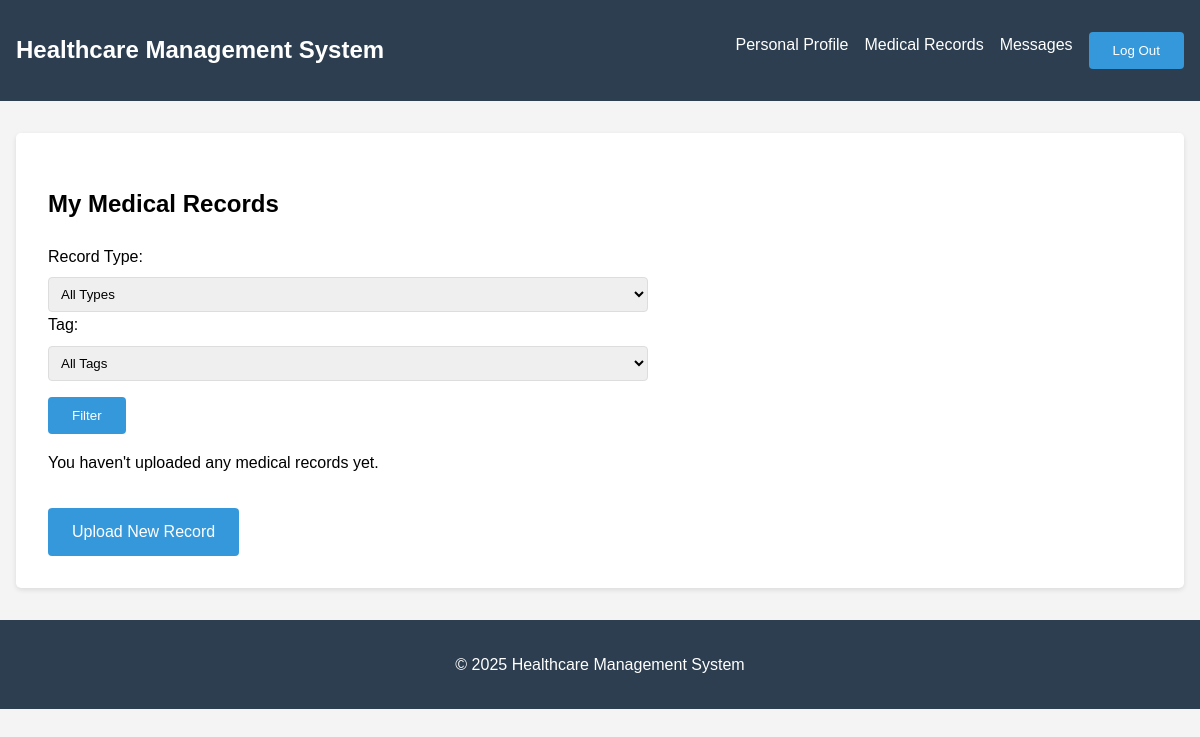
/ehr/list/ (signed in), run on an earlier commit of the app's database.
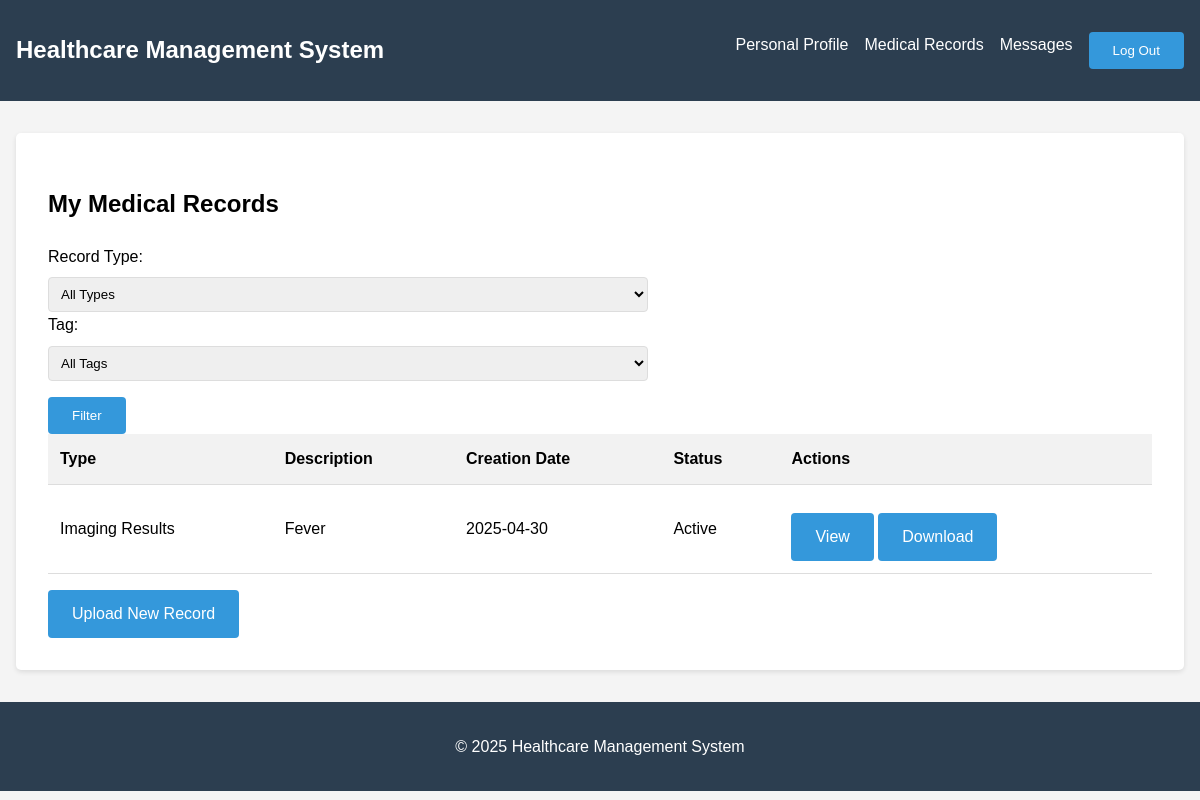
And on a later commit of the database.
### ehr/models.py (models this page shows, shortened)
class MedicalRecord(models.Model):
    RECORD_TYPES = [
        ('History', 'Medical History'),
        ('Lab', 'Laboratory Report'),
        ('Prescription', 'Prescription'),
        ('Note', 'Medical Notes'),
        ('Imaging', 'Imaging Results'),
        ('Surgery', 'Surgical Report'),
        ('Consultation', 'Consultation Notes'),
        ('Other', 'Other'),
    ]
    STATUS_CHOICES = [
        ('Active', 'Active'),
        ('Archived', 'Archived'),
        ('Pending', 'Pending Review'),
    ]
    patient = models.ForeignKey(Patient, on_delete=models.CASCADE)
    record_type = models.CharField(max_length=50, choices=RECORD_TYPES)
    creation_date = models.DateTimeField(auto_now_add=True)
    update_date = models.DateTimeField(auto_now=True)
    created_by = models.ForeignKey(User, on_delete=models.PROTECT, related_name='created_records')
    updated_by = models.ForeignKey(User, on_delete=models.PROTECT, related_name='updated_records', null=True,
                                   blank=True)
    content = models.TextField(blank=True)
    attachments = models.FileField(upload_to='ehr_attachments/')
    description = models.CharField(max_length=255)
    tags = models.ManyToManyField(MedicalRecordTag, blank=True)
    status = models.CharField(max_length=20, choices=STATUS_CHOICES, default='Active')
    is_confidential = models.BooleanField(default=False, help_text="Mark as confidential to restrict access")
    class Meta:
        ordering = ['-creation_date']

### ehr/views.py (the view)
# urls.py: path('list/', views.PatientEHRListView.as_view(), name='ehr_list'),
class PatientEHRListView(LoginRequiredMixin, ListView):
    model = MedicalRecord
    template_name = 'ehr/list.html'
    context_object_name = 'records'
    def get_queryset(self):
        queryset = MedicalRecord.objects.all()
        if self.request.user.role == 'PATIENT':
            queryset = queryset.filter(patient=self.request.user.patient)
        record_type = self.request.GET.get('record_type')
        if record_type:
            queryset = queryset.filter(record_type=record_type)
        tag_id = self.request.GET.get('tag')
        if tag_id:
            queryset = queryset.filter(tags__id=tag_id)
        return queryset.order_by('-creation_date')
    def get_context_data(self, **kwargs):
        context = super().get_context_data(**kwargs)
        context['record_types'] = MedicalRecord.RECORD_TYPES
        context['all_tags'] = MedicalRecordTag.objects.all()
        context['selected_type'] = self.request.GET.get('record_type', '')
        context['selected_tag'] = self.request.GET.get('tag', '')
        return context

### ehr/templates/ehr/list.html (shortened to what this page needs)
{% extends 'base.html' %}
{% block content %}
<div class="ehr-list-container">
    <h2>My Medical Records</h2>
    <div class="filters">
        <form method="get" class="filter-form">
            <div class="filter-group">
                <label for="record_type">Record Type:</label>
                <select name="record_type" id="record_type">
                    <option value="">All Types</option>
                </select>
            </div>
            <div class="filter-group">
                <label for="tag">Tag:</label>
                <select name="tag" id="tag">
                    <option value="">All Tags</option>
                </select>
            </div>
            <button type="submit" class="btn">Filter</button>
        </form>
    </div>
    {% if records %}
        <table class="records-table" style="width: 100%; border-collapse: collapse;">
            <thead>
                <tr style="background-color: #f2f2f2;">
                    <th style="padding: 12px; text-align: left; border-bottom: 1px solid #ddd;">Type</th>
                    <th style="padding: 12px; text-align: left; border-bottom: 1px solid #ddd;">Description</th>
                    <th style="padding: 12px; text-align: left; border-bottom: 1px solid #ddd;">Creation Date</th>
                    <th style="padding: 12px; text-align: left; border-bottom: 1px solid #ddd;">Status</th>
                    <th style="padding: 12px; text-align: left; border-bottom: 1px solid #ddd;">Actions</th>
                </tr>
            </thead>
            <tbody>
                {% for record in records %}
                <tr>
                    <td style="padding: 12px; text-align: left; border-bottom: 1px solid #ddd;">{{ record.get_record_type_display }}</td>
                    <td style="padding: 12px; text-align: left; border-bottom: 1px solid #ddd;">
                        {{ record.description }}
                    </td>
                    <td style="padding: 12px; text-align: left; border-bottom: 1px solid #ddd;">{{ record.creation_date|date:"Y-m-d" }}</td>
                    <td style="padding: 12px; text-align: left; border-bottom: 1px solid #ddd;">{{ record.status }}</td>
                    <td style="padding: 12px; text-align: left; border-bottom: 1px solid #ddd;">
                        <a href="{% url 'ehr_detail' record.id %}" class="btn btn-sm">View</a>
                        <a href="{{ record.attachments.url }}" target="_blank" class="btn btn-sm">Download</a>
                    </td>
                </tr>
                {% endfor %}
            </tbody>
        </table>
    {% else %}
        <p>You haven't uploaded any medical records yet.</p>
    {% endif %}
    <a href="{% url 'ehr_upload' %}" class="btn">Upload New Record</a>
</div>
{% endblock %}

### templates/base.html (shortened to what this page needs)
<!DOCTYPE html>
<html>
<head>
</head>
<body>
    <header>
        <nav>
            <div class="logo">Healthcare Management System</div>
            <ul>
                {% if user.is_authenticated %}
                    {% if user.role == 'PATIENT' %}
                        <li><a href="{% url 'patient_profile' %}">Personal Profile</a></li>
                        <li><a href="{% url 'ehr_list' %}">Medical Records</a></li>
                        <li><a href="{% url 'conversation_list' %}">Messages</a>
                        </li>
                    {% elif user.role == 'DOCTOR' %}
                        <li><a href="{% url 'doctor_profile' %}">Doctor Profile</a></li>
                        <li><a href="{% url 'patient_list' %}">My Patients</a></li>
                        <li><a href="{% url 'conversation_list' %}">Messages</a>
                            <span id="unread-count" class="unread-badge" style="display: none;"></span>
                        </li>
                    {% endif %}
                    <li>
                        <form method="post" action="{% url 'logout' %}" style="display: inline;">
                            <button type="submit">Log Out</button>
                        </form>
                    </li>
                {% else %}
                    <li><a href="{% url 'login' %}">Login</a></li>
                    <li><a href="{% url 'signup' %}">Register</a></li>
                {% endif %}
            </ul>
        </nav>
    </header>
    <main>
        <div class="container">
            {% block content %}{% endblock %}
        </div>
    </main>
    <footer>
        <p>&copy; 2025 Healthcare Management System</p>
    </footer>
</body>
</html>

### templates/base.html (style rules this page uses)
body { font-family: Arial, sans-serif; line-height: 1.6; margin: 0; padding: 0; background-color: #f4f4f4; }
header { background-color: #2c3e50; color: white; padding: 1rem; }
nav { display: flex; justify-content: space-between; align-items: center; }
.logo { font-size: 1.5rem; font-weight: bold; }
nav ul { display: flex; list-style: none; }
nav ul li { margin-left: 1rem; }
nav ul li a { color: white; text-decoration: none; }
main { max-width: 1200px; margin: 2rem auto; padding: 0 1rem; }
.container { background-color: white; padding: 2rem; border-radius: 5px; box-shadow: 0 2px 5px rgba(0,0,0,0.1); }
form { max-width: 600px; }
form label { display: block; margin-bottom: 0.5rem; }
form input[type="text"], form input[type="email"], form input[type="password"], form input[type="date"], form textarea, form select { width: 100%; padding: 0.5rem; border: 1px solid #ddd; border-radius: 4px; }
form button { background-color: #3498db; color: white; border: none; padding: 0.7rem 1.5rem; border-radius: 4px; cursor: pointer; }
.btn { display: inline-block; background-color: #3498db; color: white; text-decoration: none; padding: 0.7rem 1.5rem; border-radius: 4px; margin-top: 1rem; }
footer { background-color: #2c3e50; color: white; text-align: center; padding: 1rem; margin-top: 2rem; }

What changed in the data, as far as the page shows it:
added MedicalRecord: record_type "Imaging Results", description "Fever", creation_date "2025-04-30", status "Active"
Also different on the page:
text no longer shown: "You haven't uploaded any medical records yet."
text now shown: "Type Description Creation Date Status Actions"
